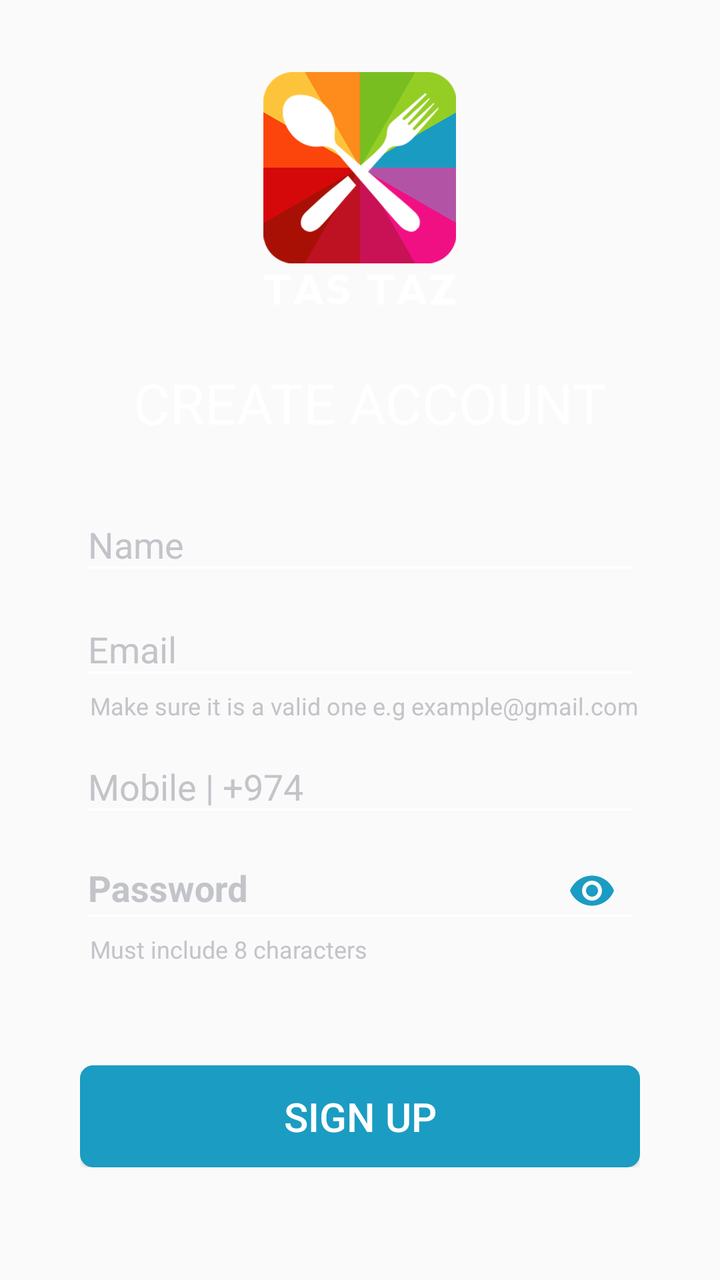
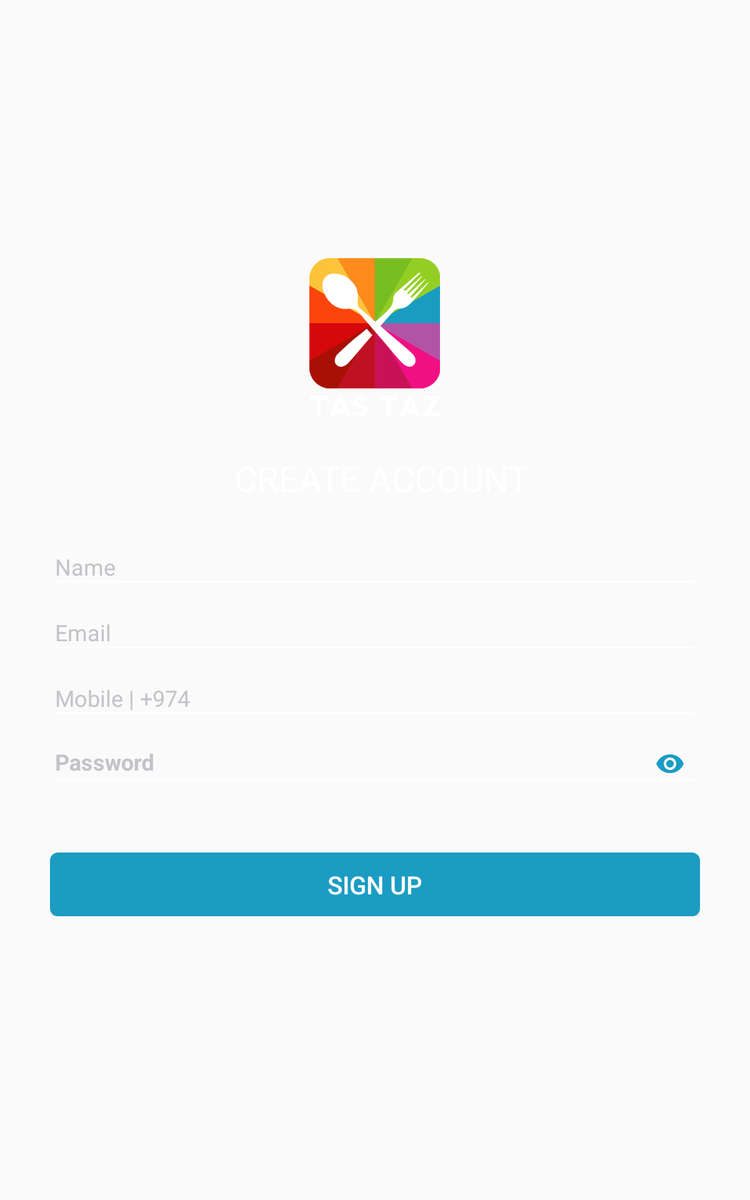

First picture: res/layout/ on a phone held upright. Second picture: the repository's own variant of that layout, on a device whose configuration matches the variant's folder. Source for both follows.
<!-- AndroidManifest.xml: application theme AppThemeNo -->
<!-- res/layout/activity_signup.xml -->
<?xml version="1.0" encoding="utf-8"?>
<LinearLayout xmlns:android="http://schemas.android.com/apk/res/android"
    xmlns:app="http://schemas.android.com/apk/res-auto"
    android:layout_width="match_parent"
    android:layout_height="match_parent"
    android:background="@drawable/backgroundlogin"
    android:orientation="vertical">
    <ScrollView
        android:layout_width="match_parent"
        android:layout_height="match_parent">
            <LinearLayout
                android:layout_width="match_parent"
                android:orientation="vertical"
                android:layout_margin="20dp"
                android:layout_gravity="center"
                android:layout_height="match_parent">

                <LinearLayout
                    android:layout_width="match_parent"
                    android:orientation="vertical"
                    android:layout_marginBottom="30dp"
                    android:layout_height="wrap_content">
                <ImageView
                    android:id="@+id/image_logo"
                    android:layout_width="wrap_content"
                    android:layout_height="20mm"
                    android:adjustViewBounds="true"
                    android:scaleType="fitStart"
                    android:layout_gravity="center"
                    android:src="@drawable/login_logo" />
                </LinearLayout>
                <TextView
                    android:id="@+id/Title"
                    android:layout_width="match_parent"
                    android:layout_height="wrap_content"
                    android:gravity="center"
                    android:layout_marginStart="5dp"
                    android:layout_gravity="center"
                    android:textSize="28sp"
                    android:textColor="@color/colorwhite"
                    android:text="CREATE ACCOUNT">
                </TextView>

                  

                    <LinearLayout
                        android:layout_width="match_parent"
                        android:layout_height="wrap_content"
                        android:orientation="vertical"
                        android:layout_gravity="center"
                        android:layout_margin="20dp"
                        android:gravity="center">

                        <com.google.android.material.textfield.TextInputLayout
                            android:layout_width="match_parent"
                            android:textColorHint="@color/colorgeydark"
                            android:layout_height="match_parent">

                            <EditText
                                android:id="@+id/et_user"
                                android:layout_width="match_parent"
                                android:layout_height="match_parent"
                                android:hint="Name"
                                android:backgroundTint="@color/colorwhite"
                                android:inputType="textEmailAddress"
                                android:maxLines="1"
                                android:textColor="@android:color/white"
                                android:textSize="18sp" />
                        </com.google.android.material.textfield.TextInputLayout>
                        <com.google.android.material.textfield.TextInputLayout
                            android:layout_width="match_parent"
                            android:textColorHint="@color/colorgeydark"
                            android:layout_height="match_parent">

                            <EditText
                                android:id="@+id/et_email"
                                android:layout_width="match_parent"
                                android:layout_height="match_parent"
                                android:drawablePadding="16dp"
                                android:hint="Email"
                                android:backgroundTint="@color/colorwhite"
                                android:inputType="textEmailAddress"
                                android:maxLines="1"
                                android:textColor="@android:color/white"
                                android:textSize="18sp" />
                            <TextView
                                android:layout_marginStart="5dp"
                                android:id="@+id/emailcase"
                                android:layout_width="wrap_content"
                                android:text="@string/emailcase"
                                android:gravity="left"
                                android:textSize="12sp"
                                android:textColor="@color/colorgeydark"
                                android:layout_height="wrap_content">

                            </TextView>
                        </com.google.android.material.textfield.TextInputLayout>
                        <com.google.android.material.textfield.TextInputLayout
                            android:layout_width="match_parent"
                            android:textColorHint="@color/colorgeydark"
                            android:layout_height="match_parent">
                            <EditText
                                android:id="@+id/et_mob"
                                android:layout_width="match_parent"
                                android:layout_height="match_parent"
                                android:drawablePadding="16dp"
                                android:hint="Mobile | +974"
                                android:maxLength="8"
                                android:backgroundTint="@color/colorwhite"
                                android:textColorHint="@color/colorwhite"
                                android:inputType="number"
                                android:maxLines="1"
                                android:textColor="@android:color/white"
                                android:textSize="18sp" />
                        </com.google.android.material.textfield.TextInputLayout>
                        <com.google.android.material.textfield.TextInputLayout
                            android:layout_width="match_parent"
                            android:textColorHint="@color/colorgeydark"
                            app:passwordToggleEnabled="true"
                            app:passwordToggleTint="@color/colorblue"
                            android:layout_height="match_parent">

                            <EditText
                                android:id="@+id/et_password"
                                android:layout_width="match_parent"
                                android:layout_height="42dp"
                                android:gravity="left"
                                android:hint="Password"
                                android:backgroundTint="@color/colorwhite"
                                android:textColor="@color/colorwhite"
                                android:inputType="textPassword"
                                android:selectAllOnFocus="true"
                                android:textStyle="bold"
                                android:singleLine="true" />
                            <TextView
                                android:layout_marginStart="5dp"
                                android:id="@+id/passwordcase"
                                android:layout_width="wrap_content"
                                android:text="@string/passwordcase"
                                android:gravity="left"
                                android:textSize="12sp"
                                android:textColor="@color/colorgeydark"
                                android:layout_height="wrap_content">

                            </TextView>
                            
                        </com.google.android.material.textfield.TextInputLayout>

                      

                        <ProgressBar
                            android:id="@+id/progressBar"
                            android:layout_width="match_parent"
                            android:layout_height="42dp"
                            android:layout_marginStart="8dp"
                            android:layout_marginEnd="8dp"
                            android:visibility="gone" />


                        <Button
                            android:id="@+id/submit_request"
                            android:background="@drawable/et_bg"
                            android:layout_width="match_parent"
                            android:layout_height="wrap_content"
                            android:text="Sign Up"
                            android:textSize="20sp"
                            android:gravity="center"
                            android:textColor="@color/colorwhite"
                            android:padding="12dp"
                            android:layout_centerHorizontal="true"
                            android:layout_marginTop="50dp"/>


                    </LinearLayout>
            </LinearLayout>
    </ScrollView>
</LinearLayout>
<!-- resources referenced by this layout -->
<resources>
  <color name="colorblue">#1B9CC3</color>
  <color name="colorgeydark">#C3C4C9</color>
  <color name="colorwhite">#FFFFFF</color>
  <!-- drawable et_bg (drawable) -->
  <shape xmlns:android="http://schemas.android.com/apk/res/android"
      android:shape="rectangle">
      <corners android:topRightRadius="5dp"
          android:bottomRightRadius="5dp"
          android:topLeftRadius="5dp"
          android:bottomLeftRadius="5dp"/>
      <stroke android:color="@color/colorblue"
          android:width="3dp"/>
      <solid
          android:color="@color/colorblue">
      </solid>
  
  
  </shape>
  <!-- drawable login_logo: png bitmap (drawable-xxxhdpi, 93649 bytes) -->
  <string name="emailcase"> Make sure it is a valid one e.g example@gmail.com</string>
  <string name="passwordcase"> Must include 8 characters </string>
  <style name="AppThemeNo" parent="Theme.AppCompat.Light.NoActionBar">
          
          <item name="colorPrimary">@color/colorblue</item>
          <item name="colorPrimaryDark">@color/colorPrimaryDark</item>
          <item name="colorAccent">@color/colorblue</item>
          <item name="actionBarStyle">@style/AppBarOverlay</item>
      </style>
  <color name="colorPrimaryDark">#18181A</color>
  <style name="AppBarOverlay" parent="Widget.AppCompat.Light.ActionBar.Solid">
          <item name="elevation">0dp</item>
      </style>
</resources>
<!-- res/layout-large/activity_signup.xml (the author's variant of the layout above) -->
<!-- drawn on a 7-inch tablet held upright -->
<?xml version="1.0" encoding="utf-8"?>
<LinearLayout xmlns:android="http://schemas.android.com/apk/res/android"
    xmlns:app="http://schemas.android.com/apk/res-auto"
    xmlns:tools="http://schemas.android.com/tools"
    android:layout_width="match_parent"
    android:layout_height="match_parent"
    android:orientation="vertical"
    android:background="@drawable/backgroundlogin"
    tools:context=".loginModule.Fragment.Activities.SignupActivity">
    <ScrollView
        android:layout_width="match_parent"
        android:layout_height="match_parent">
        <LinearLayout
            android:layout_width="match_parent"
            android:orientation="vertical"
            android:layout_margin="20dp"
            android:layout_gravity="center"
            android:layout_height="match_parent">

            <LinearLayout
                android:layout_width="match_parent"
                android:orientation="vertical"
                android:layout_marginBottom="30dp"
                android:layout_height="wrap_content">
                <ImageView
                    android:id="@+id/image_logo"
                    android:layout_width="wrap_content"
                    android:layout_height="20mm"
                    android:adjustViewBounds="true"
                    android:scaleType="fitStart"
                    android:layout_gravity="center"
                    android:src="@drawable/login_logo" />
            </LinearLayout>
            <TextView
                android:id="@+id/Title"
                android:layout_width="match_parent"
                android:layout_height="wrap_content"
                android:gravity="center"
                android:layout_marginStart="5dp"
                android:layout_gravity="center"
                android:textSize="28sp"
                android:textColor="@color/colorwhite"
                android:text="CREATE ACCOUNT">
            </TextView>

            

            <LinearLayout
                android:layout_width="match_parent"
                android:layout_height="wrap_content"
                android:orientation="vertical"
                android:layout_gravity="center"
                android:layout_margin="20dp"
                android:gravity="center">

                <com.google.android.material.textfield.TextInputLayout
                    android:layout_width="match_parent"
                    android:textColorHint="@color/colorgeydark"
                    android:layout_height="match_parent">

                    <EditText
                        android:id="@+id/et_user"
                        android:layout_width="match_parent"
                        android:layout_height="match_parent"
                        android:hint="Name"
                        android:backgroundTint="@color/colorwhite"
                        android:inputType="textEmailAddress"
                        android:maxLines="1"
                        android:textColor="@android:color/white"
                        android:textSize="18sp" />
                </com.google.android.material.textfield.TextInputLayout>
                <com.google.android.material.textfield.TextInputLayout
                    android:layout_width="match_parent"
                    android:textColorHint="@color/colorgeydark"
                    android:layout_height="match_parent">

                    <EditText
                        android:id="@+id/et_email"
                        android:layout_width="match_parent"
                        android:layout_height="match_parent"
                        android:drawablePadding="16dp"
                        android:hint="Email"
                        android:backgroundTint="@color/colorwhite"
                        android:inputType="textEmailAddress"
                        android:maxLines="1"
                        android:textColor="@android:color/white"
                        android:textSize="18sp" />
                </com.google.android.material.textfield.TextInputLayout>
                <com.google.android.material.textfield.TextInputLayout
                    android:layout_width="match_parent"
                    android:textColorHint="@color/colorgeydark"
                    android:layout_height="match_parent">
                    <EditText
                        android:id="@+id/et_mob"
                        android:layout_width="match_parent"
                        android:layout_height="match_parent"
                        android:drawablePadding="16dp"
                        android:hint="Mobile | +974"
                        android:maxLength="8"
                        android:backgroundTint="@color/colorwhite"
                        android:textColorHint="@color/colorwhite"
                        android:inputType="number"
                        android:maxLines="1"
                        android:textColor="@android:color/white"
                        android:textSize="18sp" />
                </com.google.android.material.textfield.TextInputLayout>
                <com.google.android.material.textfield.TextInputLayout
                    android:layout_width="match_parent"
                    android:textColorHint="@color/colorgeydark"
                    app:passwordToggleEnabled="true"
                    app:passwordToggleTint="@color/colorblue"
                    android:layout_height="match_parent">

                    <EditText
                        android:id="@+id/et_password"
                        android:layout_width="match_parent"
                        android:layout_height="42dp"
                        android:gravity="left"
                        android:hint="Password"
                        android:backgroundTint="@color/colorwhite"
                        android:textColor="@color/colorwhite"
                        android:inputType="textPassword"
                        android:selectAllOnFocus="true"
                        android:textStyle="bold"
                        android:singleLine="true" />
                    
                </com.google.android.material.textfield.TextInputLayout>

              

                <ProgressBar
                    android:id="@+id/progressBar"
                    android:layout_width="match_parent"
                    android:layout_height="42dp"
                    android:layout_marginStart="8dp"
                    android:layout_marginEnd="8dp"
                    android:visibility="gone" />


                <Button
                    android:id="@+id/submit_request"
                    android:background="@drawable/et_bg"
                    android:layout_width="match_parent"
                    android:layout_height="wrap_content"
                    android:text="Sign Up"
                    android:textSize="20sp"
                    android:gravity="center"
                    android:textColor="@color/colorwhite"
                    android:padding="12dp"
                    android:layout_centerHorizontal="true"
                    android:layout_marginTop="50dp"/>


            </LinearLayout>
        </LinearLayout>
    </ScrollView>
</LinearLayout>
<!-- resources referenced by the variant -->
<!-- as a 7-inch tablet held upright resolves them -->
<resources>
  <color name="colorblue">#1B9CC3</color>
  <color name="colorgeydark">#C3C4C9</color>
  <color name="colorwhite">#FFFFFF</color>
  <!-- drawable et_bg (drawable) -->
  <shape xmlns:android="http://schemas.android.com/apk/res/android"
      android:shape="rectangle">
      <corners android:topRightRadius="5dp"
          android:bottomRightRadius="5dp"
          android:topLeftRadius="5dp"
          android:bottomLeftRadius="5dp"/>
      <stroke android:color="@color/colorblue"
          android:width="3dp"/>
      <solid
          android:color="@color/colorblue">
      </solid>
  
  
  </shape>
  <!-- drawable login_logo: png bitmap (drawable-xxxhdpi, 93649 bytes) -->
  <style name="AppThemeNo" parent="Theme.AppCompat.Light.NoActionBar">
          
          <item name="colorPrimary">@color/colorblue</item>
          <item name="colorPrimaryDark">@color/colorPrimaryDark</item>
          <item name="colorAccent">@color/colorblue</item>
          <item name="actionBarStyle">@style/AppBarOverlay</item>
      </style>
  <color name="colorPrimaryDark">#18181A</color>
  <style name="AppBarOverlay" parent="Widget.AppCompat.Light.ActionBar.Solid">
          <item name="elevation">0dp</item>
      </style>
</resources>
